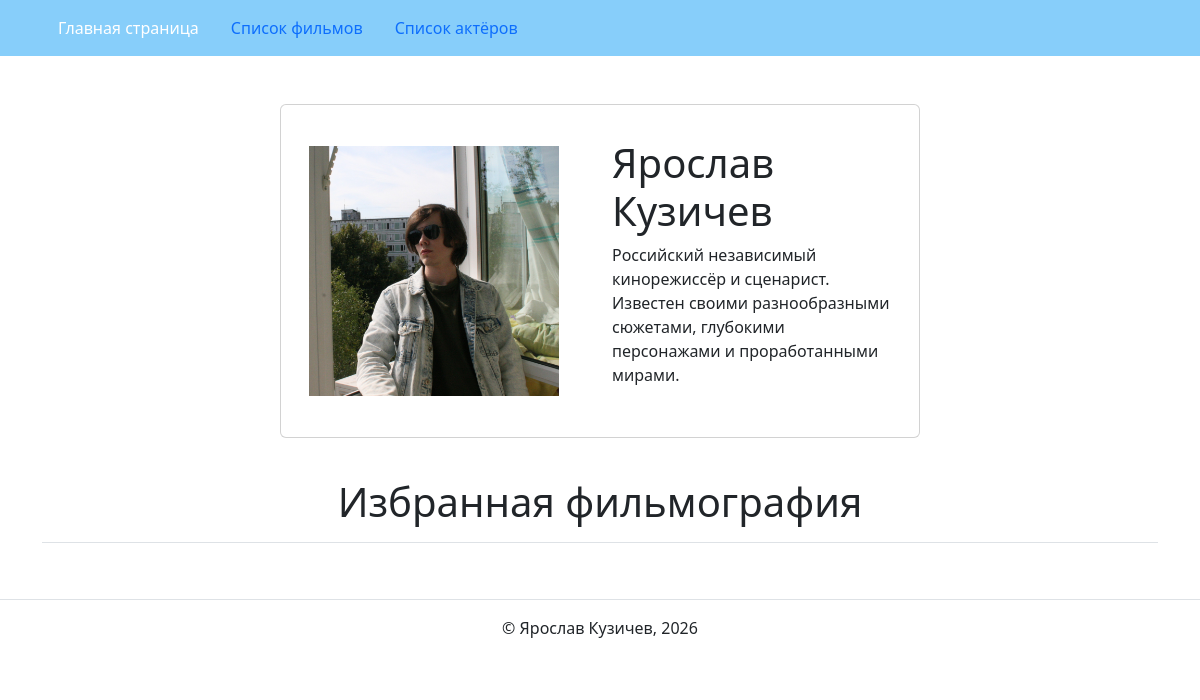
The app's page /, older data.
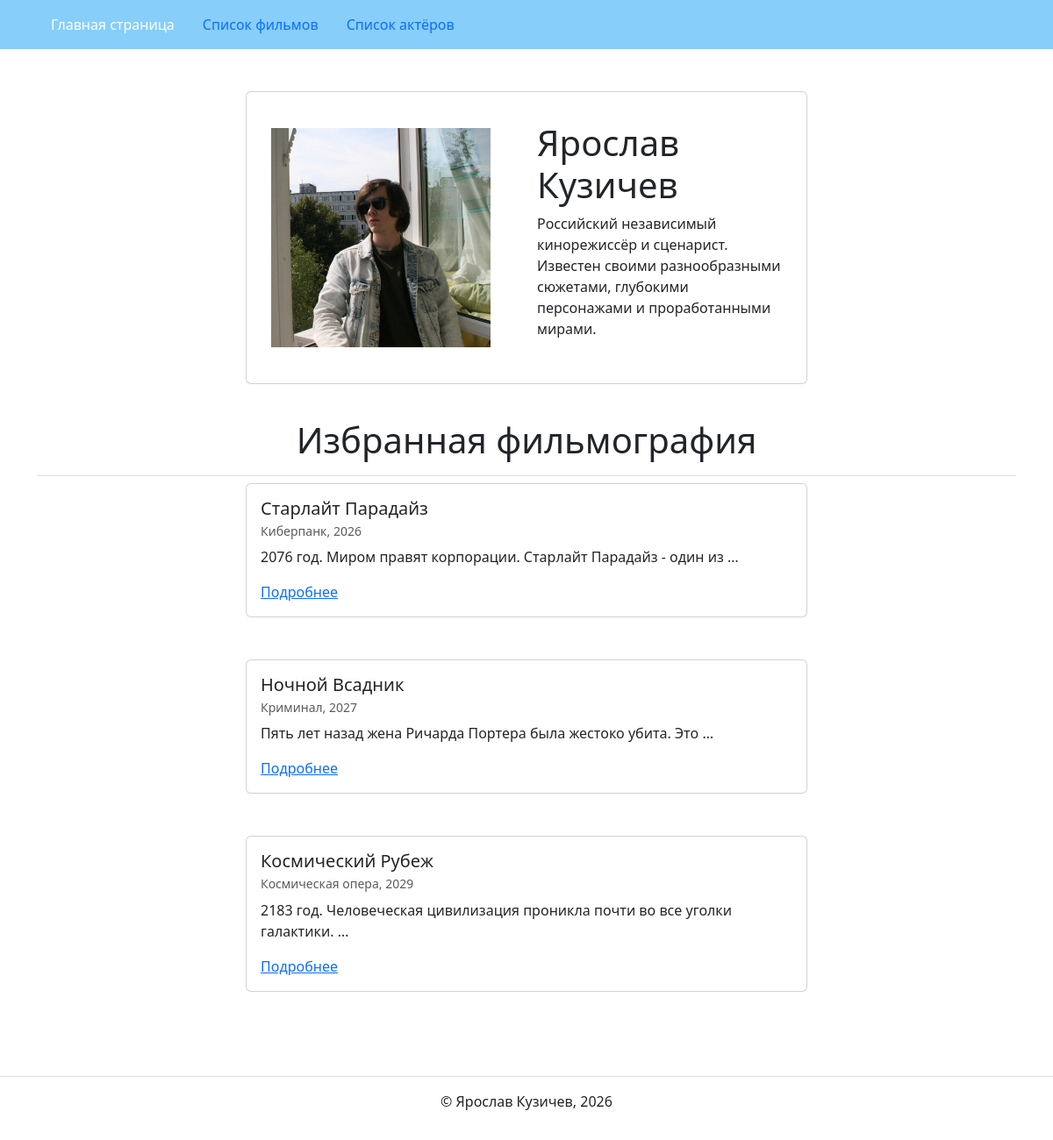
The same page, newer data.
### movie_list/models.py (models this page shows, shortened)
class Movie(models.Model):
    title = models.CharField(max_length=256, verbose_name='Название')
    description = models.TextField(verbose_name='Описание')
    genre = models.CharField(max_length=256, verbose_name='Жанр')
    year = models.IntegerField(verbose_name='Год')
    class Meta:
        verbose_name = 'фильм'
        verbose_name_plural = 'Фильмы'

### homepage/views.py (the view)
def index(request):
    template = 'homepage/index.html'
    selected_movies = Movie.objects.filter(
        title__in=['Старлайт Парадайз',
        'Ночной Всадник',
        'Космический Рубеж',]
    ).order_by('year')
    context = {'selected_movies': selected_movies}
    return render(request, template, context)

### templates/homepage/index.html (shortened to what this page needs)
{% extends "base.html" %}
{% block content %}
  <div class="container">
    <div class="col d-flex justify-content-center">
      <div class="card" style="width: 40rem;">
          <div class="card-body">
            <div class="container" style="height: 300px;">
              <div class="row align-items-center h-100">
                <div class="col">
                  <img src="images/Iaroslav_Kuzichev.jpg" height="250">
                </div>
                <div class="col">
                  <h1>Ярослав Кузичев</h1>
                  <p>
                    Российский независимый кинорежиссёр и сценарист.
                    Известен своими разнообразными сюжетами, глубокими персонажами
                    и проработанными мирами.
                  </p>
                </div>
              </div>
            </div>
          </div>
        </div>
      </div>
    </div>
    <br>
    <h1 class="border-bottom text-center py-3">
      Избранная фильмография
    </h1>
    {% for movie in selected_movies %}
      {% include 'includes/movie_card.html' %}
    {% endfor %}
  </div>
{% endblock %}

### templates/includes/movie_card.html
<article class="mb-5">
  <div class="col d-flex justify-content-center">
    <div class="card" style="width: 40rem;">
      <div class="card-body">
        <h5 class="card-title">{{ movie.title }}</h5>
        <h6 class="card-subtitle mb-2 text-muted">
          <small>
            {{ movie.genre}}, {{ movie.year }}
          </small>
        </h6>
        <p class="card-text">{{ movie.description|truncatewords:10 }}</p>
        <a href="{% url 'movie_list:movie_detail' movie.id %}" class="card-link">Подробнее</a>
      </div>
    </div>
  </div>
</article>

Row changes from the older to the newer data that the page shows:
added Movie: title "Старлайт Парадайз", genre "Киберпанк", year "2026", description "2076 год. Миром правят корпорации. Старлайт Парадайз - один из …"
added Movie: title "Ночной Всадник", genre "Криминал", year "2027", description "Пять лет назад жена Ричарда Портера была жестоко убита. Это …"
added Movie: title "Космический Рубеж", genre "Космическая опера", year "2029", description "2183 год. Человеческая цивилизация проникла почти во все уголки галактики. …"
